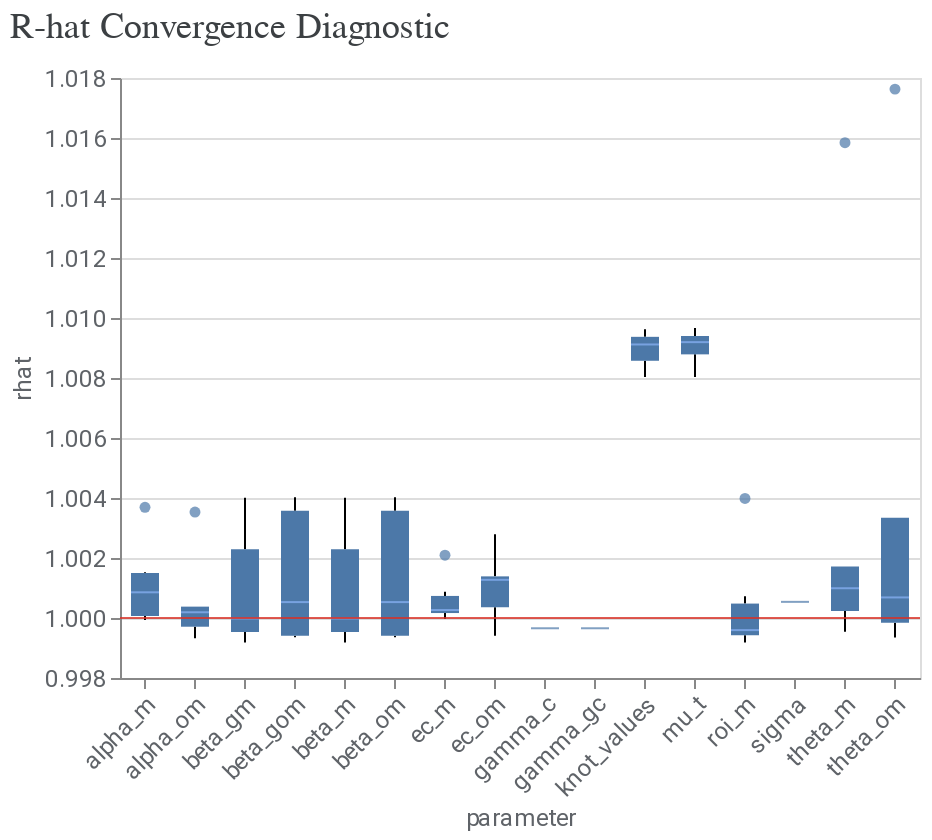

Here is the notebook cell this chart was saved with:
### Markdown cell above
##  Model Fit Diagnostics

### Code cell
model_fit = output_dict[model_iter]['model_diagnostics']
model_fit.plot_rhat_boxplot()

### Figure 1 — Vega-Lite specification as saved in the notebook (floating-point values rounded to 4 significant figures; data arrays with more than 128 entries replaced by an {"elided": "..."} marker saying what was removed)
{"config": {"view": {"continuousWidth": 300, "continuousHeight": 300}, "axis": {"labelColor": "#5F6368", "labelFont": "Roboto", "labelFontSize": 12, "titleColor": "#5F6368", "titleFont": "Roboto", "titleFontSize": 12, "titleFontWeight": "normal"}}, "layer": [{"data": {"name": "data-f405f45e5f7a03434f51e7773c245a93"}, "mark": {"type": "boxplot", "median": {"color": "#8AB4F8"}, "outliers": {"filled": true}}, "encoding": {"x": {"axis": {"labelAngle": -45}, "field": "parameter", "type": "nominal"}, "y": {"field": "rhat", "scale": {"zero": false}, "type": "quantitative"}}}, {"data": {"name": "empty"}, "mark": {"type": "rule", "color": "#D93025", "opacity": 0.8}, "encoding": {"y": {"datum": 1}}}], "title": {"text": "R-hat Convergence Diagnostic", "anchor": "start", "color": "#3C4043", "font": "Google Sans Display", "fontSize": 18, "fontWeight": "normal", "offset": 10}, "width": 400, "$schema": "https://vega.github.io/schema/vega-lite/v5.20.1.json", "datasets": {"data-f405f45e5f7a03434f51e7773c245a93": {"elided": "402 records"}, "empty": [{}]}}
